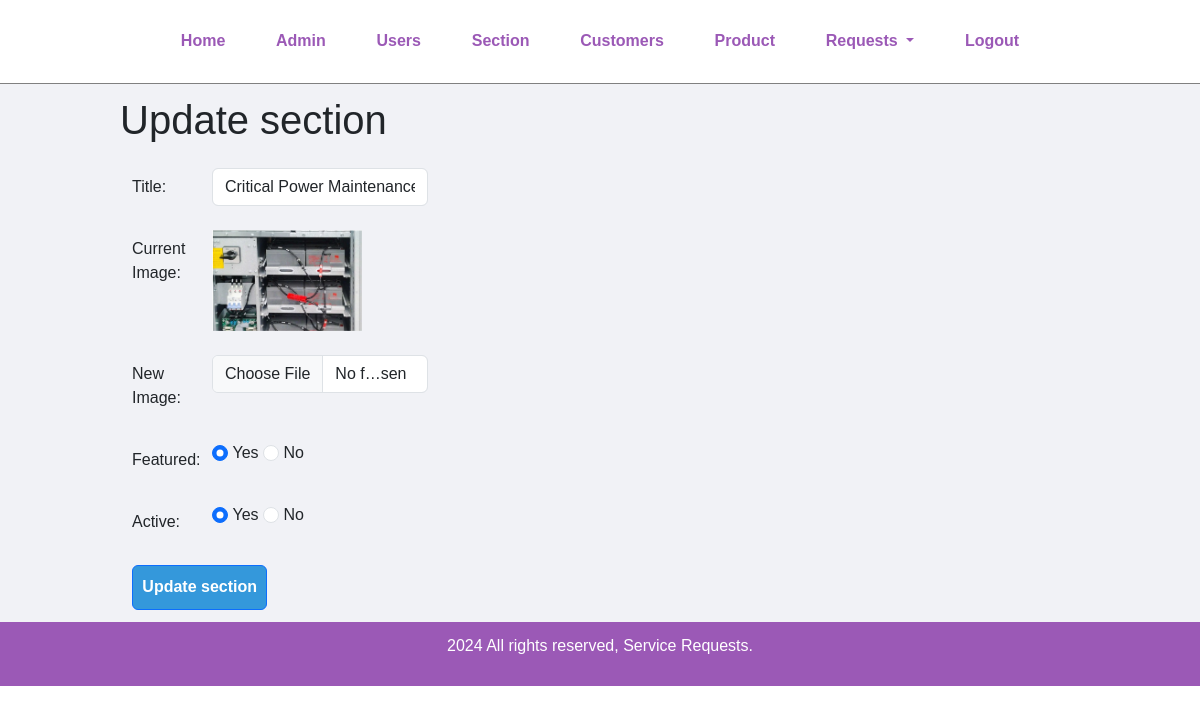
The app's page /update-section.php?id=4 (signed in) with its own data.
### tables this page shows
CREATE TABLE `tbl_section` (
  `id` int(10) UNSIGNED NOT NULL,
  `title` varchar(100) NOT NULL,
  `image_name` varchar(255) NOT NULL,
  `featured` varchar(10) NOT NULL,
  `active` varchar(10) NOT NULL
);

### update-section.php (the view, shortened to what this page needs)
<?php include('partials/menu.php'); ?>
<div class="main-content">
    <div class="wrapper">
        <h1 class="row mb-4">Update section</h1>
        <?php
            if(isset($_GET['id']))
            {
                $id = $_GET['id'];
                $sql = "SELECT * FROM tbl_section WHERE id=$id";
                $res = mysqli_query($conn, $sql);
                $count = mysqli_num_rows($res);
                if($count==1)
                {
                    $row = mysqli_fetch_assoc($res);
                    $title = $row['title'];
                    $current_image = $row['image_name'];
                    $featured = $row['featured'];
                    $active = $row['active'];
                }
                else
                {
                    $_SESSION['no-section-found'] = "<div class='error'>section not Found.</div>";
                    header('location:'.SITEURL.'manage-section.php');
                }
            }
            else
            {
                header('location:'.SITEURL.'manage-section.php');
            }
        ?>
        <form action="" method="POST" enctype="multipart/form-data">
            <div class="row mb-4">
                <label for="inputTitle" class="col-sm-1 col-form-label">Title:</label>
                <div class="col-sm-3">
                <input type="text" id="title" name="title" value="<?php echo $title; ?>" class="form-control">
                </div>
            </div>
            <div class="row mb-4">
                <label for="inputImage" class="col-sm-1 col-form-label">Current Image:</label>
                <div class="col-sm-3">
                    <?php
                        if($current_image != "")
                        {
                            ?>
                            <img src="<?php echo SITEURL; ?>images/section/<?php echo $current_image; ?>" width="150px">
                            <?php
                        }
                        else
                        {
                            echo "<div class='error'>Image Not Added.</div>";
                        }
                    ?>
                </div>
            </div>
            <div class="row mb-4">
                <label for="inputImage" class="col-sm-1 col-form-label">New Image:</label>
                <div class="col-sm-3">
                <input type="file" id="image" name="image" class="form-control">
                </div>
            </div>
            <div class="row mb-4">
                <label for="inputFeatured" class="col-sm-1 col-form-label">Featured:</label>
                <div class="col-sm-3">
                <input <?php if($featured=="Yes") {echo "checked";} ?> class="form-check-input" type="radio" name="featured" id="featuredyes" value="Yes">
                <label class="form-check-label" for="featuredRadio">Yes</label>
                <input <?php if($featured=="No") {echo "checked";} ?> class="form-check-input" type="radio" name="featured" id="featuredno" value="No">
                <label class="form-check-label" for="featuredRadio">No</label>
                </div>
            </div>
            <div class="row mb-4">
                <label for="inputActive" class="col-sm-1 col-form-label">Active:</label>
                <div class="col-sm-3">
                <input <?php if($active=="Yes") {echo "checked";} ?>  class="form-check-input" type="radio" name="active" id="activeyes" value="Yes">
                <label class="form-check-label" for="activeRadio">Yes</label>
                <input <?php if($active=="No") {echo "checked";} ?> class="form-check-input" type="radio" name="active" id="activeno" value="No">
                <label class="form-check-label" for="activeRadio">No</label>
                </div>
            </div>
            <input type="submit" name="submit" value="Update section" class="btn btn-primary col-sm-1.2">
        </form>
    </div>
</div>
<?php include('partials/footer.php'); ?>

### css/admin.css (style rules this page uses)
* { margin: 0; padding: 0; font-family: Arial, Helvetica, sans-serif; }
.wrapper { padding: 1%; width: 80%; margin: 0 auto; }
.btn-primary { background-color: #3498db; padding: 1%; color: white; text-decoration: none; font-weight: bold; }
.main-content { background-color: #f1f2f6; }

### records on screen
tbl_section: title "Critical Power Maintenance", image_name (picture), featured "☑", active "☑"
